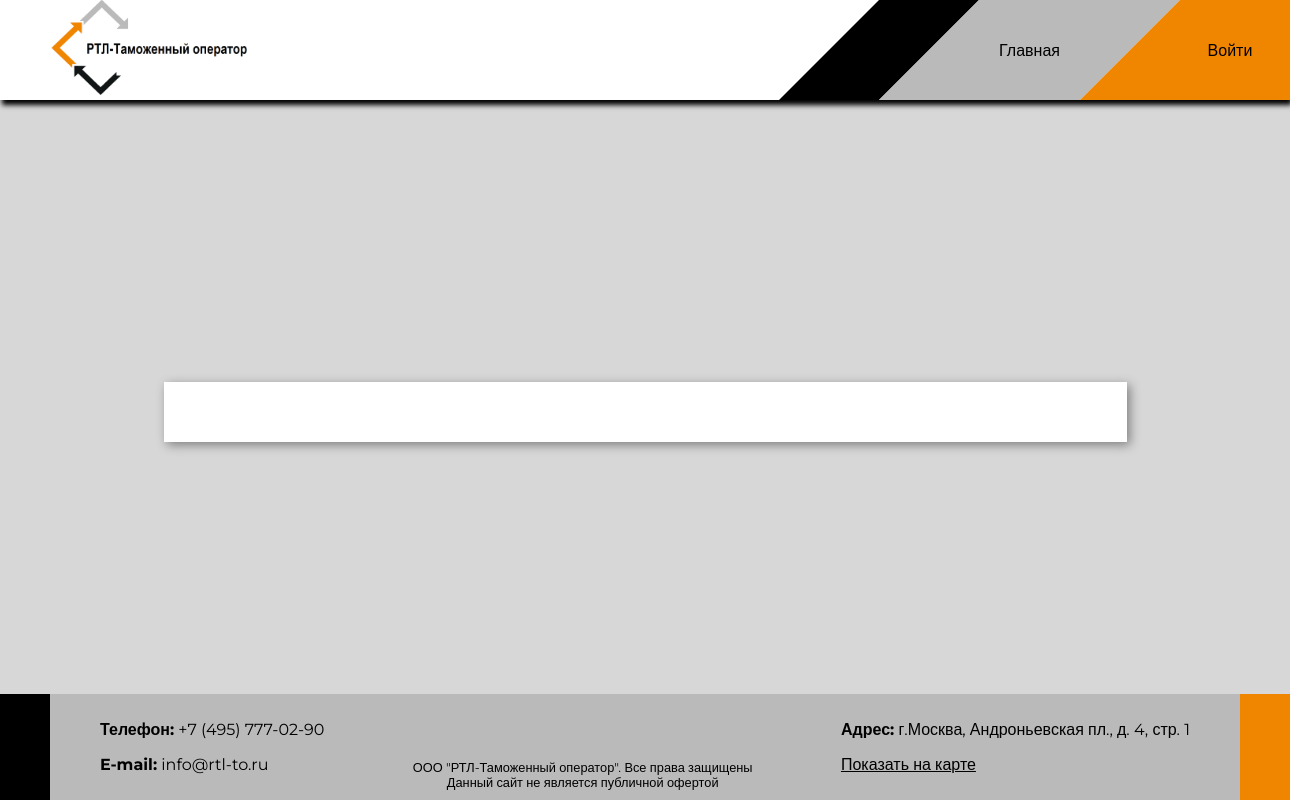
The app's page /, older data.
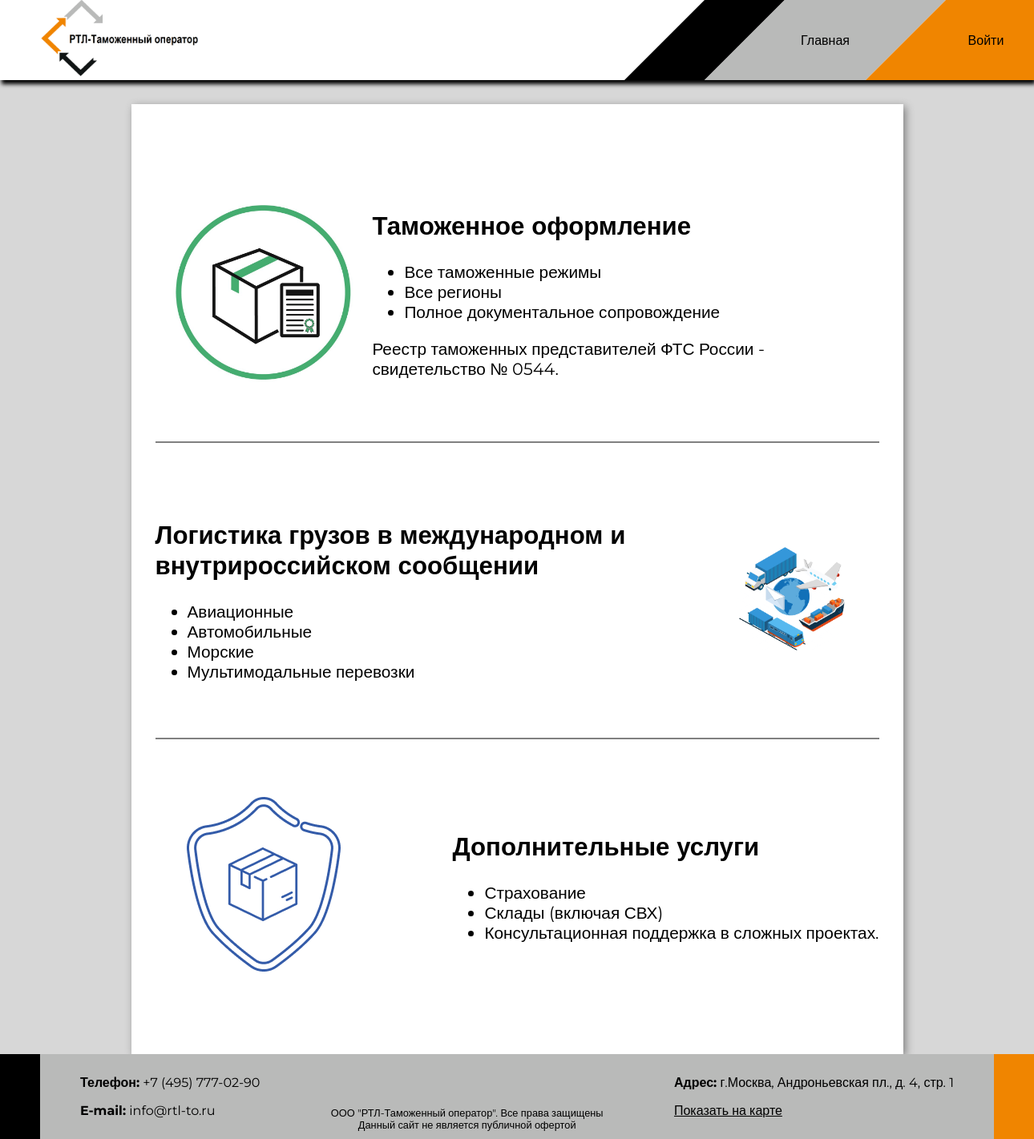
The same page, newer data.
### static_pages/models.py (models this page shows, shortened)
class MainTextBlock(models.Model):
    title = models.CharField(max_length=150, verbose_name='Заголовок')
    body = RichTextField(verbose_name='Текст')
    img = models.ImageField(verbose_name='Изображение', blank=True, null=True, upload_to='images')
    class Meta:
        verbose_name = "блок главной страницы"
        verbose_name_plural = "Главная страница"

### static_pages/views.py (the view)
# urls.py: path('', home_view, name='home'),
def home_view(request):
    blocks = MainTextBlock.objects.all()
    return render(request, 'static_pages/home.html', {'blocks': blocks})

### static_pages/templates/static_pages/home.html
{% extends 'static_pages/base.html' %}
{% block 'content' %}
    <div class="static outer_view">
    {% for block in blocks %}
        <div class="main_block">
            <div class="main_text">
                <h2>{{ block.title }}</h2>
                <p>{{ block.body|safe }}</p>
            </div>
            {% if block.img %}
            <div class="main_img">
                <img src="{{ block.img.url }}">
            </div>
            {% endif %}
        </div>
    {% endfor %}
    </div>
{% endblock %}

### static_pages/templates/static_pages/base.html (shortened to what this page needs)
<!DOCTYPE html>
<html lang="en">
<head>
    {% load static %}
    <link rel="stylesheet" type="text/css" href="{% static 'css/base.css' %}">
    <link rel="stylesheet" type="text/css" href="{% static 'css/statics.css' %}">
</head>
<body>
    <div id="header" style="display: flex">
        <div id="logo">
            <a href="/">
                <img src="{% static 'img/logo.png' %}">
            </a>
        </div>
        <div id="menu_wrapper">
            <div id="menu">
                <div><a href="{% url 'home' %}">Главная</a></div>
            </div>
            <div id="login_block">
                {% if user.is_authenticated %}
                <a href="{% url 'profile' %}"><div>{{ user.first_name }} {{ user.last_name }}</div></a>
                <span class="login_label">|</span>
                <a href="{% url 'logout' %}"><div>Выйти</div></a>
                {% else %}
                <a href="{% url 'login' %}"><div>Войти</div></a>
                {% endif %}
            </div>
        </div>
    </div>
    <div id="all_content">
        {% block 'content' %}
        {% endblock %}
    </div>
    <div id="footer">
        <div>
            <p><b>Телефон:</b> +7 (495) 777-02-90</p>
            <p><b>E-mail:</b> info@rtl-to.ru</p>
        </div>
        <div class="copyright">
            ООО "РТЛ-Таможенный оператор". Все права защищены<br />
            Данный сайт не является публичной офертой
        </div>
        <div>
            <p><b>Адрес:</b> г.Москва, Андроньевская пл., д. 4, стр. 1</p>
            <a href="https://yandex.ru/maps/-/CCUabPrxGA" target="blank">Показать на карте</a>
        </div>
    </div>
</body>
</html>

### static/css/base.css (style rules this page uses)
html, body { height: 100%; margin: 0; max-width: 1920px; min-width: 1280px; font-family: Montserrat, sans-serif; }
body { display: flex; flex-direction: column; }
#header { width: 100%; height: 100px; display: flex; justify-content: space-between; box-shadow: 2px 5px 5px black; align-items: center; z-index: 100 }
#menu_wrapper a { text-decoration: none; color: black; padding: 5px 0; margin-bottom: -2px; border-bottom: 2px solid transparent; }
#logo { margin-left: 50px }
#logo img { height: 100px; }
#menu_wrapper { height: 100%; display: flex; align-items: center; flex-flow: row nowrap; }
#menu { height: 100%; position:relative; background: #b9bab9; display: flex; justify-content: space-around; align-items: center; margin-right: 100px; }
#menu::before { content: ''; position:absolute; left: -100px; width:0; height:0; border-bottom: 100px solid #b9bab9; border-left: 100px solid transparent; }
#menu::after { content: ''; position:absolute; right: -100px; width:0; height:0; border-top: 100px solid #b9bab9; border-right: 100px solid transparent; }
#menu div { margin: 20px; }
#login_block { height: 100%; min-width: 100px; padding-right: 10px; background: #f08500; position: relative; display: flex; align-items: center; justify-content: center; }
#login_block::before { content: ''; position:absolute; left: -100px; width:0; height:0; border-bottom: 100px solid #f08500; border-left: 100px solid transparent; }
#all_content { flex: 1 0 auto; padding-top: 30px; background-color: #d7d7d7; display: flex; justify-content: center; align-items: center; }
.outer_view { background-color: white; padding: 30px; box-shadow: 3px 3px 10px gray; }
.horizontal_tables_list td, .horizontal_tables_list td, { padding: 0 !important; padding-bottom: 10px !important; }
#footer { flex-shrink: 0; background: #b9bab9; border-left: 50px solid black; border-right: 50px solid #f08500; padding: 10px 50px 10px 50px; display: flex; justify-content: space-between; }
#footer a { color: black; }
.copyright { align-self: flex-end; font-size: 0.8em; text-align: center; }

### static/css/statics.css (style rules this page uses)
.static { width: 70%; margin: auto; background-color: white; }
.main_block { width: 100%; padding: 50px 0; margin: 20px 0; display: flex; justify-content: space-between; align-items: center; border-bottom: 2px solid gray; font-size: 1.3em; }
.main_block:nth-last-child(1) { border: none }
.main_block:nth-child(odd) { flex-direction: row-reverse; }
.main_img { width: 335px; max-width: 30%; display: flex; justify-content: center }
.main_img img { max-width: 100% }

Row changes from the older to the newer data that the page shows:
added MainTextBlock: title "Таможенное оформление", body "Все таможенные режимы Все регионы Полное документальное сопровождение Реестр таможенных представителей ФТС России - свидетельство № 0544.", img (picture)
added MainTextBlock: title "Логистика грузов в международном и внутрироссийском сообщении", body "Авиационные Автомобильные Морские Мультимодальные перевозки", img (picture)
added MainTextBlock: title "Дополнительные услуги", body "Страхование Склады (включая СВХ) Консультационная поддержка в сложных проектах.", img (picture)
